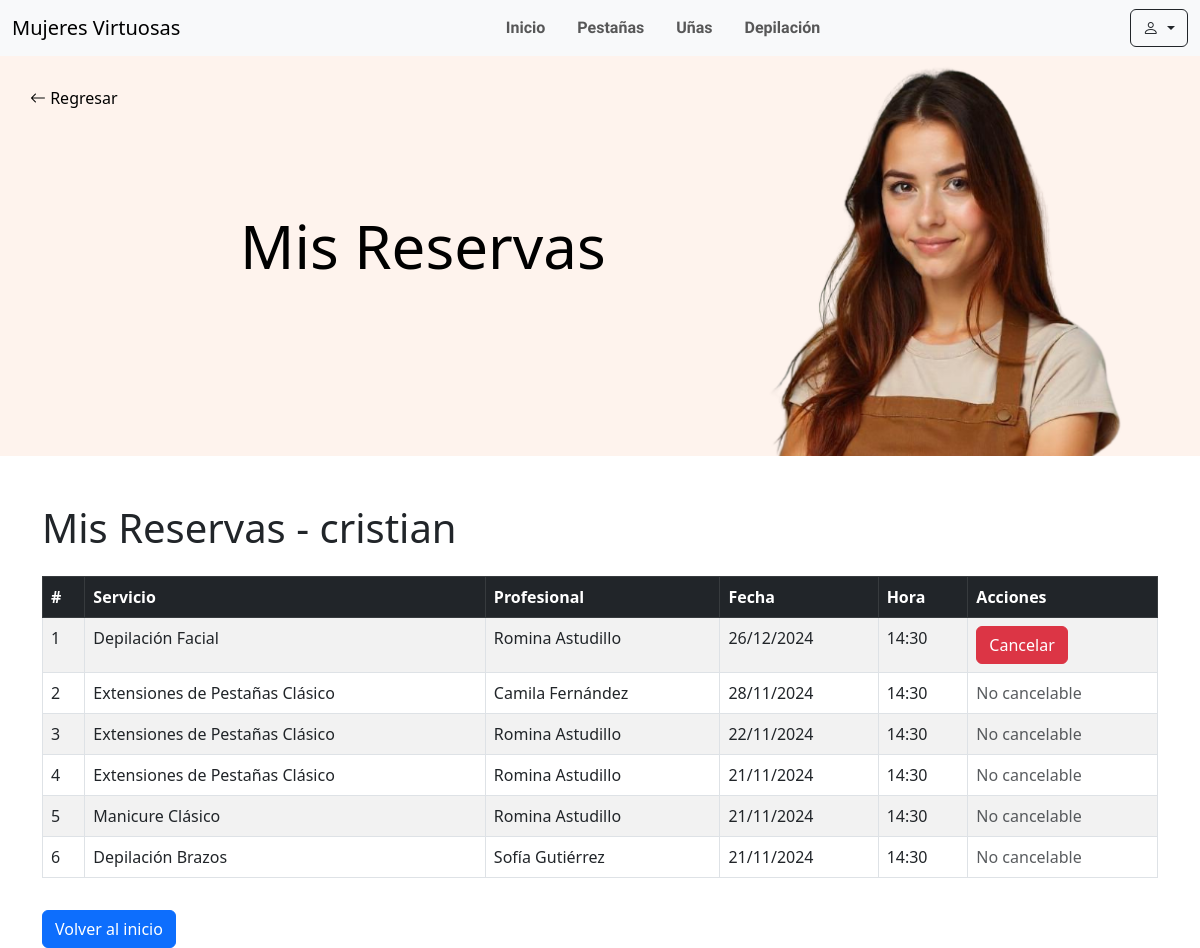
Screenshot of /mis-reservas/ (signed in) with the database file from the repository.
### mv_app/models.py (models this page shows, shortened)
class Reserva(models.Model):
    usuario = models.ForeignKey(User, on_delete=models.CASCADE)
    estilista = models.ForeignKey('Estilista', on_delete=models.CASCADE)
    servicio = models.ForeignKey('Servicio', on_delete=models.CASCADE, null=True)
    fecha = models.DateField()
    hora = models.TimeField()
    def es_cancelable(self):
        fecha_hora_reserva = datetime.combine(self.fecha, self.hora)
        return fecha_hora_reserva > datetime.now() + timedelta(days=3)

class Servicio(models.Model):
    CATEGORIAS = [
        ('uñas', 'Uñas'),
        ('pelo', 'Pelo'),
        ('depilacion', 'Depilación'),
        ('pestañas', 'Pestañas'),
    ]
    nombre = models.CharField(max_length=100, verbose_name="Nombre del Servicio")
    categoria = models.CharField(max_length=20, choices=CATEGORIAS, verbose_name="Categoría")
    descripcion = models.TextField(verbose_name="Descripción")
    duracion = models.PositiveIntegerField(verbose_name="Duración (minutos)")
    precio = models.DecimalField(max_digits=10, decimal_places=2, verbose_name="Precio")

class Estilista(models.Model):
    nombre = models.CharField(max_length=100, verbose_name="Nombre completo")
    especialidad = models.CharField(max_length=100, verbose_name="Especialidad")  # Ej. Pestañas, Uñas
    experiencia = models.PositiveIntegerField(verbose_name="Años de experiencia")
    disponibilidad = models.BooleanField(default=True, verbose_name="Disponible")
    telefono = models.CharField(max_length=15, verbose_name="Teléfono de contacto", null=True, blank=True)
    correo = models.EmailField(verbose_name="Correo electrónico", null=True, blank=True)
    foto = models.ImageField(upload_to='estilistas/', verbose_name="Foto", null=True, blank=True)
    fecha_creacion = models.DateTimeField(auto_now_add=True, verbose_name="Fecha de creación")

### mv_app/views.py (the view)
# urls.py: path('mis-reservas/', views.mis_reservas, name='mis_reservas'),
@login_required
def mis_reservas(request):
    if request.user.is_staff:  # Si el usuario tiene acceso al panel de administración
        reservas = Reserva.objects.all().order_by('-fecha', '-hora')
    else:
        reservas = Reserva.objects.filter(usuario=request.user).order_by('-fecha', '-hora')
    return render(request, 'servicios/reservas/mis_reservas.html', {'reservas': reservas})

### mv_app/templates/servicios/reservas/mis_reservas.html (shortened to what this page needs)
{% load static %}
<!DOCTYPE html>
<html lang="es">
<head>
    <link rel="stylesheet" href="{% static 'css/styles.css' %}">
    <link href="https://cdnjs.cloudflare.com/ajax/libs/font-awesome/5.15.4/css/all.min.css" rel="stylesheet">
    <link href="https://cdn.jsdelivr.net/npm/bootstrap@5.3.0/dist/css/bootstrap.min.css" rel="stylesheet">
    <link href="https://cdn.jsdelivr.net/npm/bootstrap-icons/font/bootstrap-icons.css" rel="stylesheet">
</head>
<body>
    {% include "navbar.html" %}
    <div class="profile-header">
        <a href="/" class="back-button">
            <i class="bi bi-arrow-left"></i> Regresar
        </a>
        <h4 class="pestañas"> Mis Reservas</h4>
    </div>
    <div class="container mt-5">
        {% if user.is_staff %}
        <h1 class="mb-4">Reservas</h1>
        {% else %}
        <h1 class="mb-4">Mis Reservas - {{ user.first_name|default:user.username }}</h1>
        {% endif %}
        {% if reservas %}
            <table class="table table-striped table-bordered">
                <thead class="table-dark">
                    <tr>
                        <th>#</th>
                        <th>Servicio</th>
                        <th>Profesional</th>
                        <th>Fecha</th>
                        <th>Hora</th>
                        <th>Acciones</th>
                    </tr>
                </thead>
                <tbody>
                    {% for reserva in reservas %}
                    <tr>
                        <td>{{ forloop.counter }}</td>
                        <td>{{ reserva.servicio.nombre }}</td>
                        <td>{{ reserva.estilista.nombre }}</td>
                        <td>{{ reserva.fecha|date:"d/m/Y" }}</td>
                        <td>{{ reserva.hora|time:"H:i" }}</td>
                        <td>
                            {% if reserva.es_cancelable %}
                            <form method="POST" action="{% url 'cancelar_reserva' reserva.id %}" style="display:inline;">
                                <button type="submit" class="btn btn-danger">Cancelar</button>
                            </form>
                            {% else %}
                            <span class="text-muted">No cancelable</span>
                            {% endif %}
                        </td>
                    </tr>
                    {% endfor %}
                </tbody>
            </table>
        {% else %}
            <p class="alert alert-info">No tienes reservas activas.</p>
        {% endif %}
        <a href="/" class="btn btn-primary mt-3">Volver al inicio</a>
    </div>
</body>
</html>

### mv_app/templates/navbar.html (shortened to what this page needs)
<nav class="navbar navbar-expand-lg navbar-light bg-light">
    <div class="container-fluid d-flex align-items-center">
        <a class="navbar-brand" href="/">Mujeres Virtuosas</a>
        <div class="collapse navbar-collapse" id="navbarNavAltMarkup">
            <div class="navbar-nav mx-auto gap-3">
                {% if user.is_authenticated %}
                <a class="nav-link  fw-bold poiret-one-regular {% if request.path == '/' %}active aria-current="page"{% endif %}" href="/">Inicio</a>
                <a class="nav-link  fw-bold poiret-one-regular {% if request.path == '/p_inicio/' %}active aria-current="page"{% endif %}" href="/p_inicio">Pestañas</a>
                <a class="nav-link  fw-bold poiret-one-regular {% if request.path == '/u_inicio/' %}active aria-current="page"{% endif %}" href="/u_inicio">Uñas</a>
                <a class="nav-link  fw-bold poiret-one-regular {% if request.path == '/d_inicio/' %}active aria-current="page"{% endif %}" href="/d_inicio">Depilación</a>
                {% endif %}
            </div>
        </div>
        <div class="d-flex ms-auto align-items-center gap-3">
            <div class="dropdown">
                <button class="btn btn-outline-dark position-relative dropdown-toggle" type="button"
                data-bs-toggle="dropdown" aria-expanded="false">
                <i class="bi bi-person"></i>
            </button>
            </div>
        </div>
    </div>
</nav>

### static/css/styles.css (style rules this page uses)
.poiret-one-regular { font-family: "Poiret One", sans-serif; font-weight: 900; font-style: normal; }
.profile-header { position: relative; height: 50vh; background-image: url("../img/inicio.png"); background-size: cover; background-position: center; background-repeat: no-repeat; display: flex; flex-direction: row; justify-content: space-between; align-items: center; color: #000; padding-bottom: 20px; }
.back-button { position: absolute; top: 30px; left: 30px; font-size: 16px; color: #000; text-decoration: none; }
.profile-header h4 { font-size: clamp(24px, 5vw, 72px); color: #000; text-decoration: none; margin: 20vw; }

### rows the page displays
Reserva: servicio.nombre "Depilación Facial", estilista.nombre "Romina Astudillo", fecha "26/12/2024", hora "14:30", shows "Cancelar"
Reserva: servicio.nombre "Extensiones de Pestañas Clásico", estilista.nombre "Camila Fernández", fecha "28/11/2024", hora "14:30", shows "No cancelable"
Reserva: servicio.nombre "Extensiones de Pestañas Clásico", estilista.nombre "Romina Astudillo", fecha "22/11/2024", hora "14:30", shows "No cancelable"
Reserva: servicio.nombre "Extensiones de Pestañas Clásico", estilista.nombre "Romina Astudillo", fecha "21/11/2024", hora "14:30", shows "No cancelable"
Reserva: servicio.nombre "Manicure Clásico", estilista.nombre "Romina Astudillo", fecha "21/11/2024", hora "14:30", shows "No cancelable"
Reserva: servicio.nombre "Depilación Brazos", estilista.nombre "Sofía Gutiérrez", fecha "21/11/2024", hora "14:30", shows "No cancelable"

### other values shown
{{ user.first_name|default:user.username }} "cristian"
